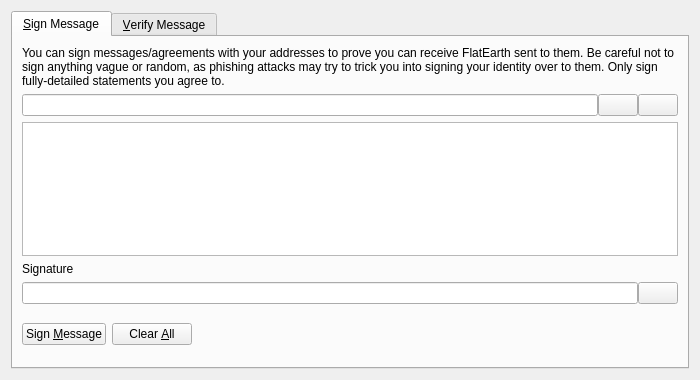
<?xml version="1.0" encoding="UTF-8"?>
<ui version="4.0">
 <class>SignVerifyMessageDialog</class>
 <widget class="QDialog" name="SignVerifyMessageDialog">
  <property name="geometry">
   <rect>
    <x>0</x>
    <y>0</y>
    <width>700</width>
    <height>380</height>
   </rect>
  </property>
  <property name="windowTitle">
   <string>Signatures - Sign / Verify a Message</string>
  </property>
  <property name="modal">
   <bool>true</bool>
  </property>
  <layout class="QVBoxLayout" name="verticalLayout">
   <item>
    <widget class="QTabWidget" name="tabWidget">
     <property name="currentIndex">
      <number>0</number>
     </property>
     <widget class="QWidget" name="tabSignMessage">
      <attribute name="title">
       <string>&amp;Sign Message</string>
      </attribute>
      <layout class="QVBoxLayout" name="verticalLayout_SM">
       <item>
        <widget class="QLabel" name="infoLabel_SM">
         <property name="text">
          <string>You can sign messages/agreements with your addresses to prove you can receive FlatEarth sent to them. Be careful not to sign anything vague or random, as phishing attacks may try to trick you into signing your identity over to them. Only sign fully-detailed statements you agree to.</string>
         </property>
         <property name="textFormat">
          <enum>Qt::PlainText</enum>
         </property>
         <property name="wordWrap">
          <bool>true</bool>
         </property>
        </widget>
       </item>
       <item>
        <layout class="QHBoxLayout" name="horizontalLayout_1_SM">
         <property name="spacing">
          <number>0</number>
         </property>
         <item>
          <widget class="QValidatedLineEdit" name="addressIn_SM">
           <property name="toolTip">
            <string>The FlatEarth address to sign the message with</string>
           </property>
          </widget>
         </item>
         <item>
          <widget class="QPushButton" name="addressBookButton_SM">
           <property name="toolTip">
            <string>Choose previously used address</string>
           </property>
           <property name="text">
            <string/>
           </property>
           <property name="shortcut">
            <string>Alt+A</string>
           </property>
           <property name="autoDefault">
            <bool>false</bool>
           </property>
          </widget>
         </item>
         <item>
          <widget class="QPushButton" name="pasteButton_SM">
           <property name="toolTip">
            <string>Paste address from clipboard</string>
           </property>
           <property name="text">
            <string/>
           </property>
           <property name="shortcut">
            <string>Alt+P</string>
           </property>
           <property name="autoDefault">
            <bool>false</bool>
           </property>
          </widget>
         </item>
        </layout>
       </item>
       <item>
        <widget class="QPlainTextEdit" name="messageIn_SM">
         <property name="toolTip">
          <string>Enter the message you want to sign here</string>
         </property>
        </widget>
       </item>
       <item>
        <widget class="QLabel" name="signatureLabel_SM">
         <property name="text">
          <string>Signature</string>
         </property>
         <property name="textFormat">
          <enum>Qt::PlainText</enum>
         </property>
        </widget>
       </item>
       <item>
        <layout class="QHBoxLayout" name="horizontalLayout_2_SM">
         <property name="spacing">
          <number>0</number>
         </property>
         <item>
          <widget class="QLineEdit" name="signatureOut_SM">
           <property name="font">
            <font>
             <italic>true</italic>
            </font>
           </property>
           <property name="readOnly">
            <bool>true</bool>
           </property>
          </widget>
         </item>
         <item>
          <widget class="QPushButton" name="copySignatureButton_SM">
           <property name="toolTip">
            <string>Copy the current signature to the system clipboard</string>
           </property>
           <property name="text">
            <string/>
           </property>
           <property name="autoDefault">
            <bool>false</bool>
           </property>
          </widget>
         </item>
        </layout>
       </item>
       <item>
        <layout class="QHBoxLayout" name="horizontalLayout_3_SM">
         <item>
          <widget class="QPushButton" name="signMessageButton_SM">
           <property name="toolTip">
            <string>Sign the message to prove you own this FlatEarth address</string>
           </property>
           <property name="text">
            <string>Sign &amp;Message</string>
           </property>
           <property name="autoDefault">
            <bool>false</bool>
           </property>
          </widget>
         </item>
         <item>
          <widget class="QPushButton" name="clearButton_SM">
           <property name="toolTip">
            <string>Reset all sign message fields</string>
           </property>
           <property name="text">
            <string>Clear &amp;All</string>
           </property>
           <property name="autoDefault">
            <bool>false</bool>
           </property>
          </widget>
         </item>
         <item>
          <spacer name="horizontalSpacer_1_SM">
           <property name="orientation">
            <enum>Qt::Horizontal</enum>
           </property>
           <property name="sizeHint" stdset="0">
            <size>
             <width>40</width>
             <height>48</height>
            </size>
           </property>
          </spacer>
         </item>
         <item>
          <widget class="QLabel" name="statusLabel_SM">
           <property name="font">
            <font>
             <weight>75</weight>
             <bold>true</bold>
            </font>
           </property>
           <property name="text">
            <string/>
           </property>
           <property name="wordWrap">
            <bool>true</bool>
           </property>
          </widget>
         </item>
         <item>
          <spacer name="horizontalSpacer_2_SM">
           <property name="orientation">
            <enum>Qt::Horizontal</enum>
           </property>
           <property name="sizeHint" stdset="0">
            <size>
             <width>40</width>
             <height>48</height>
            </size>
           </property>
          </spacer>
         </item>
        </layout>
       </item>
      </layout>
     </widget>
     <widget class="QWidget" name="tabVerifyMessage">
      <attribute name="title">
       <string>&amp;Verify Message</string>
      </attribute>
      <layout class="QVBoxLayout" name="verticalLayout_VM">
       <item>
        <widget class="QLabel" name="infoLabel_VM">
         <property name="text">
          <string>Enter the receiver's address, message (ensure you copy line breaks, spaces, tabs, etc. exactly) and signature below to verify the message. Be careful not to read more into the signature than what is in the signed message itself, to avoid being tricked by a man-in-the-middle attack. Note that this only proves the signing party receives with the address, it cannot prove sendership of any transaction!</string>
         </property>
         <property name="textFormat">
          <enum>Qt::PlainText</enum>
         </property>
         <property name="alignment">
          <set>Qt::AlignLeading|Qt::AlignLeft|Qt::AlignTop</set>
         </property>
         <property name="wordWrap">
          <bool>true</bool>
         </property>
        </widget>
       </item>
       <item>
        <layout class="QHBoxLayout" name="horizontalLayout_1_VM">
         <property name="spacing">
          <number>0</number>
         </property>
         <item>
          <widget class="QValidatedLineEdit" name="addressIn_VM">
           <property name="toolTip">
            <string>The FlatEarth address the message was signed with</string>
           </property>
          </widget>
         </item>
         <item>
          <widget class="QPushButton" name="addressBookButton_VM">
           <property name="toolTip">
            <string>Choose previously used address</string>
           </property>
           <property name="text">
            <string/>
           </property>
           <property name="shortcut">
            <string>Alt+A</string>
           </property>
           <property name="autoDefault">
            <bool>false</bool>
           </property>
          </widget>
         </item>
        </layout>
       </item>
       <item>
        <widget class="QPlainTextEdit" name="messageIn_VM"/>
       </item>
       <item>
        <widget class="QValidatedLineEdit" name="signatureIn_VM"/>
       </item>
       <item>
        <layout class="QHBoxLayout" name="horizontalLayout_2_VM">
         <item>
          <widget class="QPushButton" name="verifyMessageButton_VM">
           <property name="toolTip">
            <string>Verify the message to ensure it was signed with the specified FlatEarth address</string>
           </property>
           <property name="text">
            <string>Verify &amp;Message</string>
           </property>
           <property name="autoDefault">
            <bool>false</bool>
           </property>
          </widget>
         </item>
         <item>
          <widget class="QPushButton" name="clearButton_VM">
           <property name="toolTip">
            <string>Reset all verify message fields</string>
           </property>
           <property name="text">
            <string>Clear &amp;All</string>
           </property>
           <property name="autoDefault">
            <bool>false</bool>
           </property>
          </widget>
         </item>
         <item>
          <spacer name="horizontalSpacer_1_VM">
           <property name="orientation">
            <enum>Qt::Horizontal</enum>
           </property>
           <property name="sizeHint" stdset="0">
            <size>
             <width>40</width>
             <height>48</height>
            </size>
           </property>
          </spacer>
         </item>
         <item>
          <widget class="QLabel" name="statusLabel_VM">
           <property name="font">
            <font>
             <weight>75</weight>
             <bold>true</bold>
            </font>
           </property>
           <property name="text">
            <string/>
           </property>
           <property name="wordWrap">
            <bool>true</bool>
           </property>
          </widget>
         </item>
         <item>
          <spacer name="horizontalSpacer_2_VM">
           <property name="orientation">
            <enum>Qt::Horizontal</enum>
           </property>
           <property name="sizeHint" stdset="0">
            <size>
             <width>40</width>
             <height>48</height>
            </size>
           </property>
          </spacer>
         </item>
        </layout>
       </item>
      </layout>
     </widget>
    </widget>
   </item>
  </layout>
 </widget>
 <customwidgets>
  <customwidget>
   <class>QValidatedLineEdit</class>
   <extends>QLineEdit</extends>
   <header>qvalidatedlineedit.h</header>
  </customwidget>
 </customwidgets>
 <resources>
  <include location="../flatearth.qrc"/>
 </resources>
 <connections/>
</ui>
